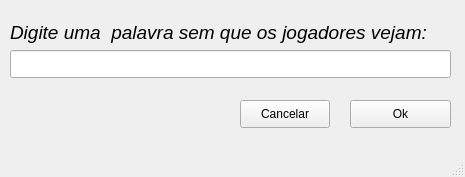
<?xml version="1.0" encoding="UTF-8"?>
<ui version="4.0">
 <class>EscolhePalavra</class>
 <widget class="QMainWindow" name="EscolhePalavra">
  <property name="geometry">
   <rect>
    <x>0</x>
    <y>0</y>
    <width>465</width>
    <height>177</height>
   </rect>
  </property>
  <property name="sizePolicy">
   <sizepolicy hsizetype="Fixed" vsizetype="Fixed">
    <horstretch>0</horstretch>
    <verstretch>0</verstretch>
   </sizepolicy>
  </property>
  <property name="windowTitle">
   <string>Jogo da Forca</string>
  </property>
  <widget class="QWidget" name="centralwidget">
   <widget class="QPushButton" name="okButton">
    <property name="geometry">
     <rect>
      <x>350</x>
      <y>100</y>
      <width>101</width>
      <height>28</height>
     </rect>
    </property>
    <property name="sizePolicy">
     <sizepolicy hsizetype="Fixed" vsizetype="Fixed">
      <horstretch>0</horstretch>
      <verstretch>0</verstretch>
     </sizepolicy>
    </property>
    <property name="text">
     <string>Ok</string>
    </property>
   </widget>
   <widget class="QLabel" name="labelDigitePalavra">
    <property name="geometry">
     <rect>
      <x>10</x>
      <y>20</y>
      <width>451</width>
      <height>24</height>
     </rect>
    </property>
    <property name="font">
     <font>
      <pointsize>14</pointsize>
      <italic>true</italic>
     </font>
    </property>
    <property name="text">
     <string>Digite uma  palavra sem que os jogadores vejam:</string>
    </property>
   </widget>
   <widget class="QLineEdit" name="textDigitePalavra">
    <property name="geometry">
     <rect>
      <x>10</x>
      <y>50</y>
      <width>441</width>
      <height>28</height>
     </rect>
    </property>
   </widget>
   <widget class="QPushButton" name="pushButton">
    <property name="geometry">
     <rect>
      <x>240</x>
      <y>100</y>
      <width>90</width>
      <height>28</height>
     </rect>
    </property>
    <property name="text">
     <string>Cancelar</string>
    </property>
   </widget>
  </widget>
  <widget class="QMenuBar" name="menubar">
   <property name="geometry">
    <rect>
     <x>0</x>
     <y>0</y>
     <width>465</width>
     <height>22</height>
    </rect>
   </property>
  </widget>
  <widget class="QStatusBar" name="statusbar"/>
 </widget>
 <resources/>
 <connections/>
</ui>
